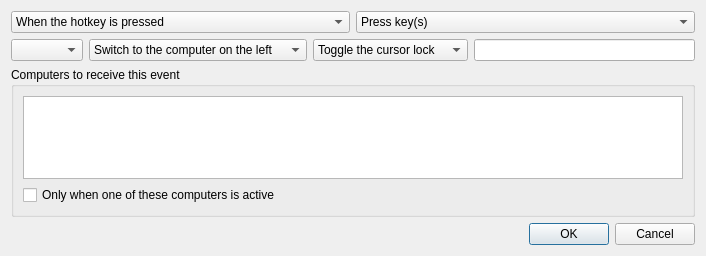
<?xml version="1.0" encoding="UTF-8"?>
<ui version="4.0">
 <class>ActionDialog</class>
 <widget class="QDialog" name="ActionDialog">
  <property name="geometry">
   <rect>
    <x>0</x>
    <y>0</y>
    <width>706</width>
    <height>256</height>
   </rect>
  </property>
  <property name="sizePolicy">
   <sizepolicy hsizetype="Maximum" vsizetype="Maximum">
    <horstretch>0</horstretch>
    <verstretch>0</verstretch>
   </sizepolicy>
  </property>
  <property name="windowTitle">
   <string>Configure Action</string>
  </property>
  <layout class="QVBoxLayout" name="_2">
   <item>
    <layout class="QHBoxLayout" name="horizontalLayout_4">
     <item>
      <widget class="QComboBox" name="comboTriggerOn">
       <item>
        <property name="text">
         <string>When the hotkey is pressed</string>
        </property>
       </item>
       <item>
        <property name="text">
         <string>When the hotkey is released</string>
        </property>
       </item>
      </widget>
     </item>
     <item>
      <widget class="QComboBox" name="comboActionType">
       <item>
        <property name="text">
         <string>Press key(s)</string>
        </property>
       </item>
       <item>
        <property name="text">
         <string>Release key(s)</string>
        </property>
       </item>
       <item>
        <property name="text">
         <string>Press and release key(s)</string>
        </property>
       </item>
       <item>
        <property name="text">
         <string>Switch to a computer</string>
        </property>
       </item>
       <item>
        <property name="text">
         <string>Switch in a direction</string>
        </property>
       </item>
       <item>
        <property name="text">
         <string>Switch to next computer</string>
        </property>
       </item>
       <item>
        <property name="text">
         <string>Modify the cursor lock</string>
        </property>
       </item>
       <item>
        <property name="text">
         <string>Restart the server</string>
        </property>
       </item>
      </widget>
     </item>
    </layout>
   </item>
   <item>
    <layout class="QHBoxLayout" name="horizontalLayout_2">
     <item>
      <widget class="QComboBox" name="comboSwitchToScreen">
       <property name="enabled">
        <bool>true</bool>
       </property>
      </widget>
     </item>
     <item>
      <widget class="QComboBox" name="comboSwitchInDirection">
       <property name="enabled">
        <bool>true</bool>
       </property>
       <item>
        <property name="text">
         <string>Switch to the computer on the left</string>
        </property>
       </item>
       <item>
        <property name="text">
         <string>Switch to the computer on the right</string>
        </property>
       </item>
       <item>
        <property name="text">
         <string>Switch to the computer above</string>
        </property>
       </item>
       <item>
        <property name="text">
         <string>Switch to the computer below</string>
        </property>
       </item>
      </widget>
     </item>
     <item>
      <widget class="QComboBox" name="comboLockCursorToScreen">
       <property name="enabled">
        <bool>true</bool>
       </property>
       <item>
        <property name="text">
         <string>Toggle the cursor lock</string>
        </property>
       </item>
       <item>
        <property name="text">
         <string>Enable the cursor lock</string>
        </property>
       </item>
       <item>
        <property name="text">
         <string>Disable the cursor lock</string>
        </property>
       </item>
      </widget>
     </item>
     <item>
      <widget class="KeySequenceWidget" name="keySequenceWidget"/>
     </item>
    </layout>
   </item>
   <item>
    <widget class="QGroupBox" name="groupScreens">
     <property name="sizePolicy">
      <sizepolicy hsizetype="Preferred" vsizetype="Preferred">
       <horstretch>0</horstretch>
       <verstretch>0</verstretch>
      </sizepolicy>
     </property>
     <property name="title">
      <string>Computers to receive this event</string>
     </property>
     <layout class="QVBoxLayout" name="verticalLayout">
      <item>
       <widget class="QListWidget" name="listScreens">
        <property name="sizeAdjustPolicy">
         <enum>QAbstractScrollArea::SizeAdjustPolicy::AdjustToContentsOnFirstShow</enum>
        </property>
       </widget>
      </item>
      <item>
       <widget class="QCheckBox" name="checkActiveScreenOnly">
        <property name="text">
         <string>Only when one of these computers is active</string>
        </property>
        <property name="toolTip">
         <string>When checked, this action will only execute when the active screen matches one of the selected computers above</string>
        </property>
       </widget>
      </item>
     </layout>
    </widget>
   </item>
   <item>
    <widget class="QDialogButtonBox" name="buttonBox">
     <property name="standardButtons">
      <set>QDialogButtonBox::StandardButton::Cancel|QDialogButtonBox::StandardButton::Ok</set>
     </property>
    </widget>
   </item>
  </layout>
 </widget>
 <customwidgets>
  <customwidget>
   <class>KeySequenceWidget</class>
   <extends>QLineEdit</extends>
   <header>widgets/KeySequenceWidget.h</header>
  </customwidget>
 </customwidgets>
 <resources/>
 <connections/>
</ui>
